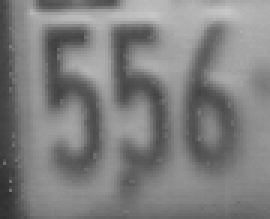
%> input picture wedgedDipole/numbers.jpg, 90 x 73 px (shown 3 times larger)
$ octave Schwartz_Final.m   (GNU Octave 9; MATLAB toolbox functions it lacks are replaced by stand-ins)
%> lines starting %> are read from the running program, lines starting %| are printed output that depends on the picture
### wedgedDipole/loadIm.m
%% main function
function [p] = loadIm(p)

    % just general temporary setup
    beta = 80;

    %% from logmapSimple.m
    if (nargin == 0 || ~isfield(p,'fname'))
		p.fname = 'numbers.jpg';
	end

	[p.alpha, p.k, p.maxEcc] = checkParameters(p);

	% Check for existence of image
	[fid1, message] = fopen(p.fname, 'r');
	if (fid1 == -1)
		error(sprintf('Erorr reading file <%s>: %s', p.fname, message));
	end
	fclose(fid1);

        %ELS 6-17-08 use imfinfo to findout image type
        % info.ColorType is 'indexed' or 'grayscale' or truecolor
        % ELS FIX
        info = imfinfo(p.fname);
        INDEXED   = strmatch(info.ColorType, 'indexed');
        GRAYSCALE = strmatch(info.ColorType, 'grayscale');
        TRUECOLOR = strmatch(info.ColorType, 'truecolor');
        %
    	% Read in image and convert to type double
	img = im2double(imread(p.fname));
%> img: size 73x90 double; min 0.184, max 0.78, mean 0.498

	% Convert indexed image to non-indexed image
	%if (isind(img) & isrgb(img))
	  if (INDEXED & TRUECOLOR)
       img = ind2rgb(img);
	  end
	%if (isind(img) & isgray(img))
	  if (INDEXED & GRAYSCALE)
       img = ind2gray(img);
	  end

	if (~isfield(p,'showOrig') || p.showOrig == 1)
		figure('Name', 'Original Image');
		imagesc(img);
		if (GRAYSCALE)
			colormap gray
		end
		axis equal;
		axis tight;
	end;

	[p.nImageRows, p.nImageCols, p.depth] = size(img);
%> p.nImageRows = 73; p.nImageCols = 90; p.depth = 1

    p.maxR = min([p.nImageCols, p.nImageRows])/2 - 1;
%> p.maxR = 35.5
    p.pixPerDegree = p.maxR/p.maxEcc;
%> p.pixPerDegree = 0.355
    p.b = beta;
    p.a_pixs = p.alpha*p.pixPerDegree;
%> p.a_pixs = 0.177
    p.b_pixs = p.b*p.pixPerDegree;
%> p.b_pixs = 28.4

    %% from constructLogmap.m
    % Required parameters
	%
	if (~isfield(p, 'nImageRows') | ...
      ~isfield(p, 'nImageCols') | ...
      ~isfield(p, 'maxR') | ...
	    ~isfield(p, 'alpha'))

		fieldnames(p)
		error(sprintf('constructLogmap> Incorrect number of input arguments.\n'));
	end;

	if (~ismember(nargout, [1, 2, 4]))
		error(sprintf('constructLogmap> Incorrect number of ouput arguments. Found %d, expecting %s.\n',  nargout, '2 or 4'));
	end

	% Check maxR based on min. image dimension
	maxRadius = round(min([p.nImageCols, p.nImageRows])/2) - 1;
%> maxRadius = 36
	if (p.maxR > maxRadius)
		strError = 'maxR greater than min image dimension';
		error(sprintf('constructLogmap> %s\n', strError));
	end

	% The Frame length is specified - Compute parameter k and override maxEcc
	%
	if (isfield(p, 'F'))

		% Focal length and Field length come in pairs
		if (~isfield(p,'f'))
			strError = 'Focal Length required when Field Length is specified';
			error(sprintf('constructLogmap> %s\n', strError));
		end;

		if (~isNumericScalar(p.F) | ~isNumericScalar(p.f))
			strError = 'Field Length and Focal Length must be numeric scalar values.';
			error(sprintf('constructLogmap> %s\n', strError));
		end;

	    [p.FOV, maxEcc, k] = calculateFOV(p);
		p.maxEcc = maxEcc;
		p.k = k;

	else

		p.FOV = -1;
		p.f = -1;

	end;


	if (~isNumericScalar(p.alpha) | ~isfield(p, 'k') | ~isNumericScalar(p.k))

		error(sprintf('constructLogmap> k and a must have numeric scalar values.\n'));

	end;

return;


%% other necessary functions
function [a, k, maxEcc] = checkParameters(p)

if (~isfield(p,'alpha'))
    a = 0.5;
else
    a = p.alpha;
end;

if (~isfield(p,'k'))
    k = 15;
else
    k = p.k;
end;

if (~isfield(p,'maxEcc'))
    maxEcc = 100;
else
    maxEcc = p.maxEcc;
end;

return;


% [35 lines left out: function calculateFOV, not called in this run]


function bool = isNumericScalar(num)

	if (~isnumeric(num) | prod(size(num))~=1 | isempty(num) | ~isfinite(num))
		bool = 0;
	else
		bool = 1;
	end;

return;

### wedgedDipole/Schwartz_Final.m
%% Plotting the dipole topographic map of V1
% This was NE780's final project. The idea was to create map of a semi-circle
% that would map using the log model: log(z + alpha)/log(z + beta). The
% resulting map corresponds to V1's structure (a simply connected surface).
% the coordinates of the complex number (x + i.*y) were changed to polar
% coordinates (check function).

% alpha prevents the log to go to infinite once r and theta get super small
% beta allows the end of the map to close down again for large values of
% r,theta. So, beta discounts a lot at higher values of the parameters.
% Plotting using either alpha or beta, without taking their difference,
% gives a monopole map.

% general aesthetic parameters
green = [.13,.93,.12];
orange = [.85 .3 .1];
blue = [.13,.65,.93];
yellow = [.93 .69 .13];

% function applying the polar coordinate-based log mapping model
dipole = @(r,theta,alpha) r.*exp(1i.*theta) + alpha;

% wedged version
% param is the control of extremes
% shear is the theta-modulating shear
% Note: eccentricity is vital for the curvature calculations
phi = @(theta,shear) shear.*theta;
wdgdDipole = @(r,theta,param,shear) r.*exp(1i.*phi(theta,shear)) + param;

% load image
% one problem worth solving is the scale of the image. If the polar angle
% is even it might not work
p = loadIm();
img = im2double(imread(p.fname));

% model parameters
alpha = 0.5;
beta = 80;
shearV1 = 0.90;
shearV2 = 0.35;
shearV3 = 0.7; % since the shear is a proportion of V2, so this ~0.25
K = 15; % global scale parameter
xShift = log(alpha/beta); % to bring the map origin to 0 instead of -X
[azimuth,nEcc,depth] = size(img);
%> azimuth = 73; nEcc = 90; depth = 1

% total observations (for right hemifield only)
nEccentricity = nEcc/2;
%> nEccentricity = 45
nAzimuth = round(azimuth/2); % has to be an odd number because the HM is shared in the visual field
%> nAzimuth = 37

% rho (equivalent to x)
% create 'r' exponentially spaced in [0, 'ecc']
ecc = 90;   % extent of visual field eccentricity
radius = linspace(log(alpha), log(ecc+alpha), nEccentricity);
%> radius = 45 values from -0.693 to 4.51
eccentricity = ( exp(radius) - alpha );

% theta is y in radians
theta = linspace(-pi/2,pi/2,azimuth);
theta2 = theta(1:nAzimuth); % low right hemifield
theta3 = theta((nAzimuth):azimuth);

% image cut in half (for the right hemifield)
img2 = img(:,(nEccentricity+1):nEcc,:);
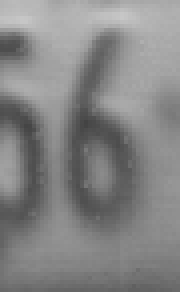
%> img2: size 73x45 double (shown 4 times larger); min 0.263, max 0.78, mean 0.522
img2upper = img2(1:nAzimuth,:,:);
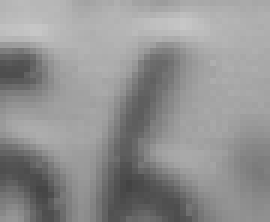
%> img2upper: size 37x45 double (shown 6 times larger); min 0.263, max 0.78, mean 0.57
img2lower = img2(nAzimuth:azimuth,:,:);
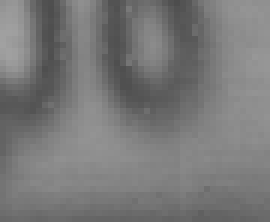
%> img2lower: size 37x45 double (shown 6 times larger); min 0.302, max 0.631, mean 0.472

%% Representation of the coordinates
% original points on the polar plot
for k = 1:90

%> (the run ends here)
